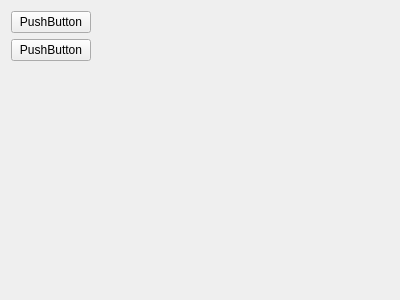
<?xml version="1.0" encoding="UTF-8"?>
<ui version="4.0">
 <class>Form</class>
 <widget class="QWidget" name="Form">
  <property name="geometry">
   <rect>
    <x>0</x>
    <y>0</y>
    <width>400</width>
    <height>300</height>
   </rect>
  </property>
  <property name="windowTitle">
   <string>Form</string>
  </property>
  <layout class="QFormLayout" name="formLayout">
   <item row="0" column="0">
    <widget class="QPushButton" name="pushButton_2">
     <property name="text">
      <string>PushButton</string>
     </property>
    </widget>
   </item>
   <item row="1" column="0">
    <widget class="QPushButton" name="pushButton">
     <property name="text">
      <string>PushButton</string>
     </property>
    </widget>
   </item>
  </layout>
 </widget>
 <resources/>
 <connections/>
</ui>
